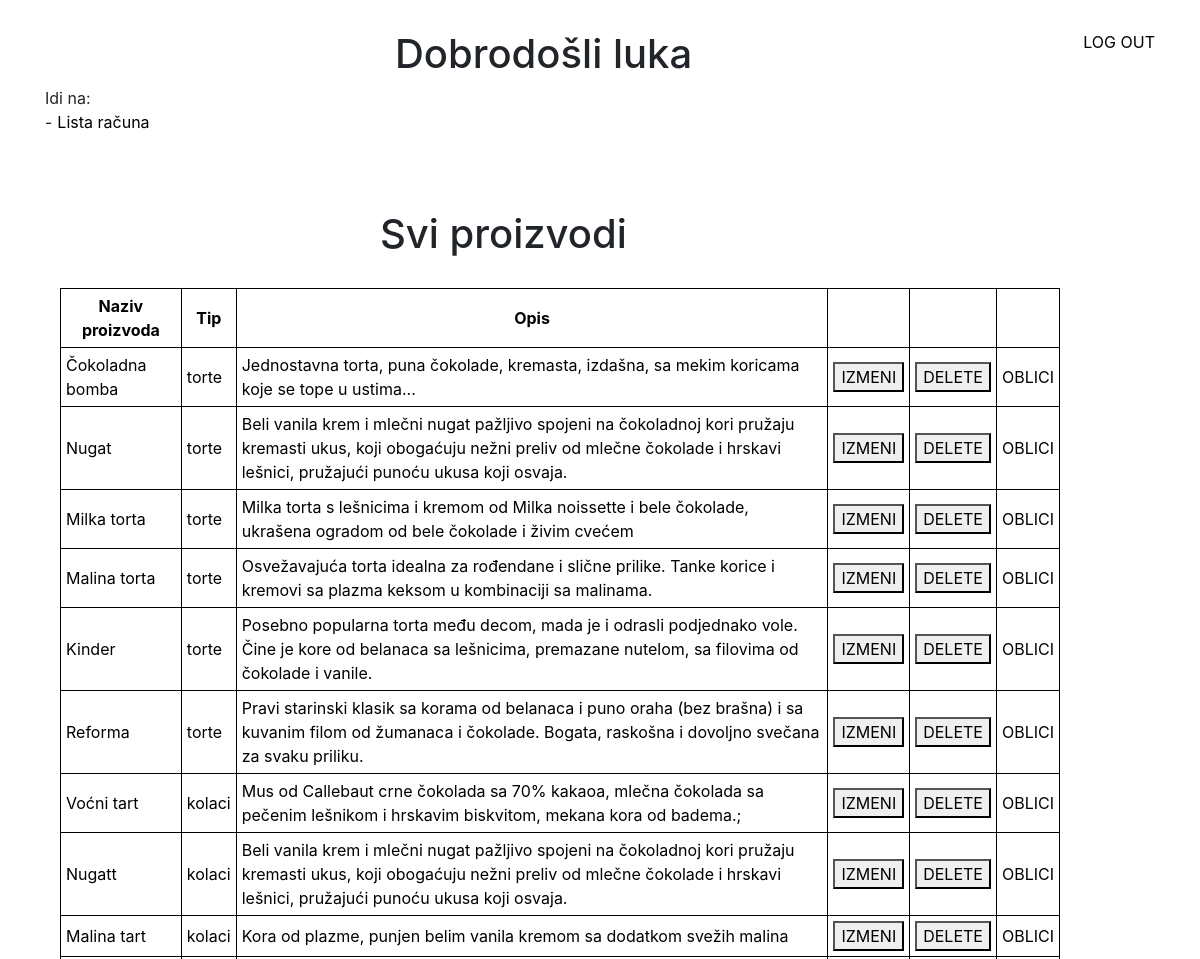
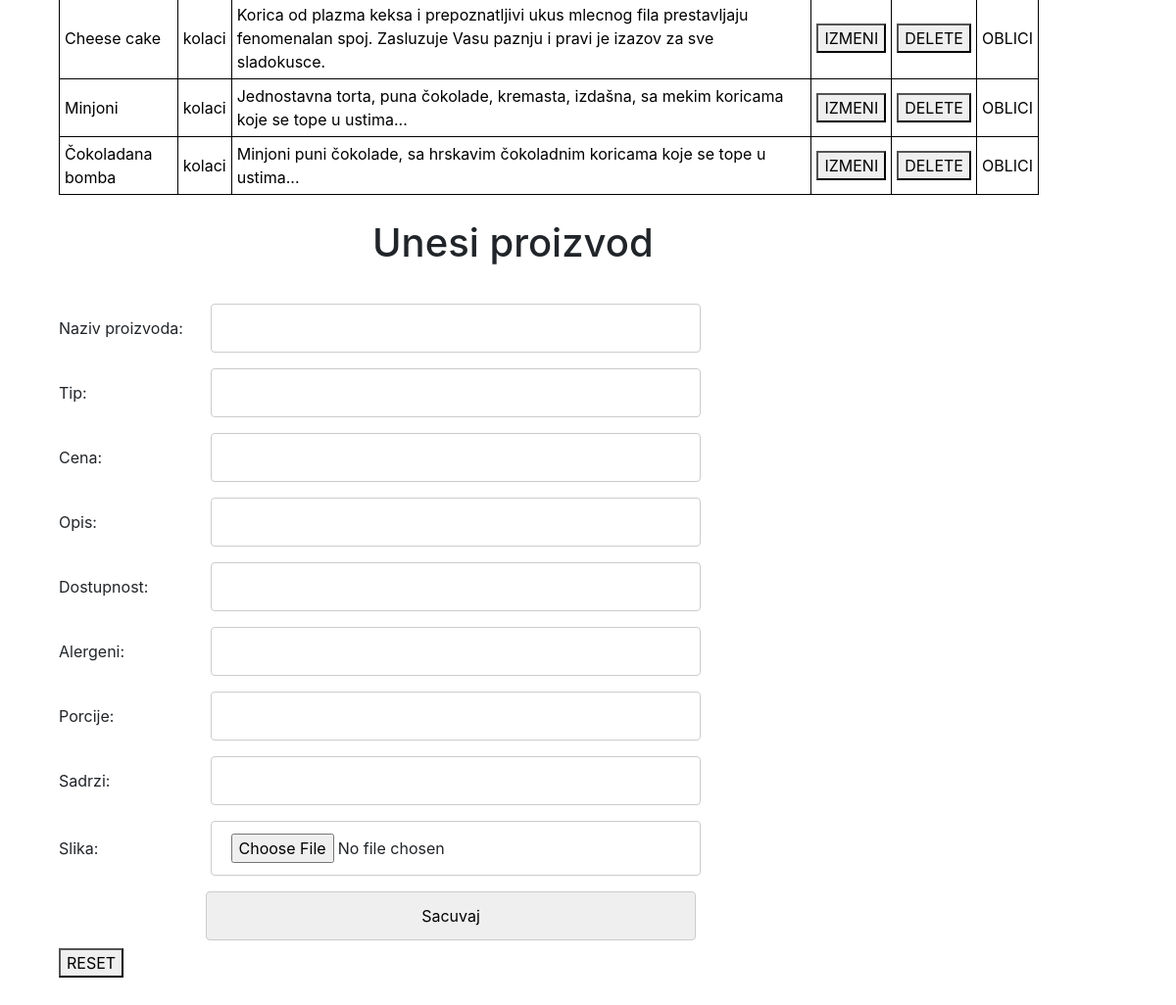
The page /admin_proizvodi.php (signed in) on the database its author committed (2 pictures, top to bottom).
### tables this page shows
CREATE TABLE `proizvodi` (
  `id` int(11) NOT NULL,
  `tip` varchar(255) NOT NULL,
  `naziv_proizvoda` varchar(50) NOT NULL,
  `slika` varchar(200) NOT NULL,
  `cena` decimal(10,2) NOT NULL,
  `opis` varchar(200) NOT NULL,
  `dostupnost` varchar(200) NOT NULL,
  `alergeni` varchar(200) NOT NULL,
  `porcije` varchar(200) NOT NULL,
  `sadrzi` varchar(200) NOT NULL
);

### baza.php (called while the page is built, shortened)
<?php
    class Baza{
        private $pdo;
        function __construct(){
            $host = 'localhost';  $db = 'chocolate_star';
            $user = 'root';   $pass = '';
            $charset = 'utf8';
            $dsn = "mysql:host=$host;port=3306;dbname=$db;charset=$charset";
            $options = array(
                PDO::MYSQL_ATTR_INIT_COMMAND => "SET NAMES utf8"
            );
            try{
                $this->pdo = new PDO($dsn,$user,$pass,$options);
            }catch(PDOException $e){
                echo "JOK: ".$e->getMessage();
            }
        }
        function selectQuery($sql, $tip = PDO::FETCH_ASSOC){
            $podaci = $this->pdo->query($sql);
            return $podaci->fetchAll($tip);
        }
        function proizvodi(){
            return $this->selectQuery("SELECT * FROM proizvodi");
        }
    }
    $db = new Baza();
?>

### admin_proizvodi.php (the view, shortened to what this page needs)
<?php
include "baza.php";
?>
<!DOCTYPE html>
<html lang="en">
<head>
    <link rel="stylesheet" href="/chocolate_star/css/admin_proizvodi.css">
    <link href="https://stackpath.bootstrapcdn.com/bootstrap/4.3.1/css/bootstrap.min.css" rel="stylesheet">
</head>
<body>
    <div class="container">
        <a class="float-right" href="logout.php">LOG OUT</a>
        <h1>Dobrodošli <?php echo $_SESSION['username'] ?></h1>
        <span class="float-left">Idi na:</span><br>
        <span class="float-left">-</span><a href="admin_racuni.php" class="float-left"> Lista računa</a>
    </div>
<?php
    $niz = $db->proizvodi();
    echo "<h1>Svi proizvodi</h1>";
    echo "<table>";
    echo "<tr>";
        echo "<th>Naziv proizvoda</th>";
        echo "<th>Tip</th>";
        echo "<th>Opis</th>";
        echo "<th></th>";
        echo "<th></th>";
        echo "<th></th>";
        echo "</tr>";
    foreach($niz as $red){
        echo "<tr>";
        echo "<td>$red[naziv_proizvoda]</td>";
        echo "<td>$red[tip]</td>";
        echo "<td>$red[opis]</td>";
        echo "<td><button class='izmeni' data-id='".$red['id']."'>IZMENI</button></td>";
        echo "<td><button class='delete' data-id='".$red['id']."'>DELETE</button></td>";
        echo "<td><a href='admin_oblici.php?id=".$red['id']."'>OBLICI</a></td>";
        echo "</tr>";
    }
    echo "</table>";
    ?>
    <div class="insert">
        <h1>Unesi proizvod</h1>
        <div class="forma">
            <form action="unos.php" method="POST" enctype="multipart/form-data">
                <label for="naziv">Naziv proizvoda:</label>
                <input name="naziv"  type="text" required><br>
                <label for="tip">Tip:</label>
                <input name="tip" required type="text"><br>
                <label for="cena">Cena:</label>
                <input name="cena" required type="number"><br>
                <label for="opis">Opis:</label>
                <input name="opis" required type="text"><br>
                <label for="dostupnost">Dostupnost:</label>
                <input name="dostupnost" required type="text"><br>
                <label for="alergeni">Alergeni:</label>
                <input name="alergeni" required type="text"><br>
                <label for="porcije">Porcije:</label>
                <input name="porcije" required type="text"><br>
                <label for="sadrzi">Sadrzi:</label>
                <input name="sadrzi" required type="text"><br>
                <label for="slika">Slika:</label>
                <input name="slika" type="file"><br>
                <input type="submit" value="Sacuvaj" class="submit" name="dodaj_proizvod"></input>
            </form>
            <button id="reset">RESET</button>
        </div>
    </div>
</body>
</html>

### css/admin_proizvodi.css (style rules this page uses)
body { padding: 30px; }
.container { margin-bottom: 100px; }
.container a { color: black; }
.container span { margin-right: 5px; }
h1 { margin-left: 350px; }
table { border-collapse: collapse; width: 1000px; margin-top: 30px; margin-left:30px; }
table th { text-align: center; }
table th,td { padding: 5px; border: 1px solid black; color: black; }
table th,td a { color: black; }
.insert { margin-top: 25px; }
.forma { width: 1000px; margin-top: 30px; margin-left: 30px; }
form label { width: 150px; }
form input { width: 500px; padding: 12px 20px; margin: 8px 0; display: inline-block; border: 1px solid #ccc; border-radius: 4px; box-sizing: border-box; }
.submit { margin-left: 150px; }

### rows shown on the page
proizvodi: naziv_proizvoda "Čokoladna bomba", tip "torte", opis "Jednostavna torta, puna čokolade, kremasta, izdašna, sa mekim koricama koje se tope u ustima..."
proizvodi: naziv_proizvoda "Nugat", tip "torte", opis "Beli vanila krem i mlečni nugat pažljivo spojeni na čokoladnoj kori pružaju kremasti ukus, koji obogaćuju nežni preliv od mlečne čokolade i hrskavi lešnici, pružajući punoću ukusa koji osvaja."
proizvodi: naziv_proizvoda "Milka torta", tip "torte", opis "Milka torta s lešnicima i kremom od Milka noissette i bele čokolade, ukrašena ogradom od bele čokolade i živim cvećem"
proizvodi: naziv_proizvoda "Malina torta", tip "torte", opis "Osvežavajuća torta idealna za rođendane i slične prilike. Tanke korice i kremovi sa plazma keksom u kombinaciji sa malinama."
proizvodi: naziv_proizvoda "Kinder", tip "torte", opis "Posebno popularna torta među decom, mada je i odrasli podjednako vole. Čine je kore od belanaca sa lešnicima, premazane nutelom, sa filovima od čokolade i vanile."
proizvodi: naziv_proizvoda "Reforma", tip "torte", opis "Pravi starinski klasik sa korama od belanaca i puno oraha (bez brašna) i sa kuvanim filom od žumanaca i čokolade. Bogata, raskošna i dovoljno svečana za svaku priliku."
proizvodi: naziv_proizvoda "Voćni tart", tip "kolaci", opis "Mus od Callebaut crne čokolada sa 70% kakaoa, mlečna čokolada sa pečenim lešnikom i hrskavim biskvitom, mekana kora od badema.;"
proizvodi: naziv_proizvoda "Nugatt", tip "kolaci", opis "Beli vanila krem i mlečni nugat pažljivo spojeni na čokoladnoj kori pružaju kremasti ukus, koji obogaćuju nežni preliv od mlečne čokolade i hrskavi lešnici, pružajući punoću ukusa koji osvaja."
proizvodi: naziv_proizvoda "Malina tart", tip "kolaci", opis "Kora od plazme, punjen belim vanila kremom sa dodatkom svežih malina"
proizvodi: naziv_proizvoda "Cheese cake", tip "kolaci", opis "Korica od plazma keksa i prepoznatljivi ukus mlecnog fila prestavljaju fenomenalan spoj. Zasluzuje Vasu paznju i pravi je izazov za sve sladokusce."
proizvodi: naziv_proizvoda "Minjoni", tip "kolaci", opis "Jednostavna torta, puna čokolade, kremasta, izdašna, sa mekim koricama koje se tope u ustima..."
proizvodi: naziv_proizvoda "Čokoladana bomba", tip "kolaci", opis "Minjoni puni čokolade, sa hrskavim čokoladnim koricama koje se tope u ustima..."

### other values the page prints
$_SESSION['username'] "luka"
